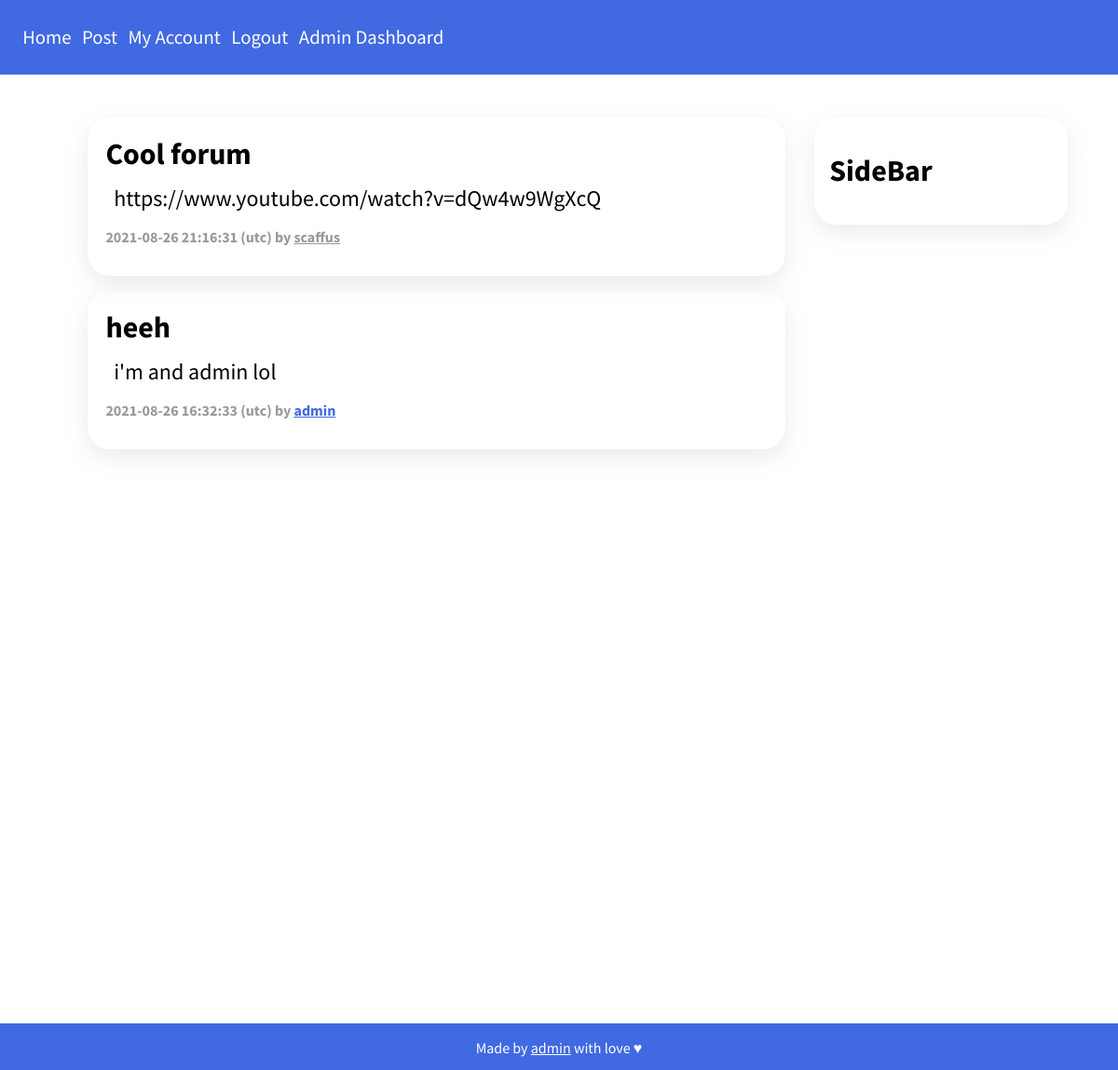
Screenshot of / (signed in) with the database file from the repository.
### app.py (models this page shows)
class Post(db.Model):
    id = db.Column(db.Integer, primary_key=True)
    title = db.Column(db.String(70))
    content = db.Column(db.String(500))
    author_name = db.Column(db.String(24))
    author_uuid = db.Column(db.String(36))
    date = db.Column(db.DateTime, default=datetime.utcnow)
    updated = db.Column(db.Boolean, default=False)
    uuid = db.Column(db.String(36))

### app.py (the view)
@app.route('/')
def index():
    posts = Post.query.order_by(Post.date.desc()).all()
    return render_template('index.html', user=current_user, posts=posts)

### app.py (called while the page is built)
@login_manager.user_loader
def load_user(mail):
    return User.query.get(mail)

### templates/index.html (shortened to what this page needs)
{% extends 'base.html' %}
{% block main %}
<div class="container">
    <div class="sidebar">
        <h1>SideBar</h1>
    </div>
    <div class="posts">
        {% for post in posts %}
        <div class="card">
            <p class="post" id="title">{{ post.title }}</p>
            <p class="post" id="content">{{ post.content }}</p>
            <div class="post_info">
                <p class="post" id="date">{{ post.date.replace(microsecond=0) }} (utc) by <a
                        href="/u/{{ post.author_name }}" class="post" id="author" {% if current_user.username == post.author_name %} style="color: #4169e1;" {% endif %}>{{ post.author_name }}</a></p>
            </div>
        </div>
        {% endfor %}
    </div>
</div>
{% endblock %}

### static/style.css (style rules this page uses)
:root { --primary: #4169e1; --secondary: #ffffff; --tertiary: #000000; }
body { height: 125vh; font-family: "Source Sans Pro", sans-serif; margin-top: 80px; padding: 30px; }
.card { margin-top: 1em; padding: 1em; border-radius: 1.5em; box-shadow: rgba(149, 157, 165, 0.2) 0px 8px 24px; }
.container { padding-right: 5%; padding-left: 5%; margin-right: auto; margin-left: auto; }
.sidebar { padding: 1em; border-radius: 1.5em; box-shadow: rgba(149, 157, 165, 0.2) 0px 8px 24px; margin-left: 65%; width: 20%; position: fixed; }
.posts { padding-right: 26%; }
.post#title { font-size: xx-large; font-weight: bold; margin: 0.1em; }
.post#content { font-size: x-large; margin: 0.5em; }
div.post_info { color: hsla(0, 0%, 0%, 0.4); font-weight: bold; margin-left: 0.2em; margin-bottom: 0; }
a.post#author { color: hsla(0, 0%, 0%, 0.4); }

### rows the page displays
Post: title "Cool forum", content "https://www.youtube.com/watch?v=dQw4w9WgXcQ", date.replace "2021-08-26 21:16:31", author_name "scaffus"
Post: title "heeh", content "i'm and admin lol", date.replace "2021-08-26 16:32:33", author_name "admin"
